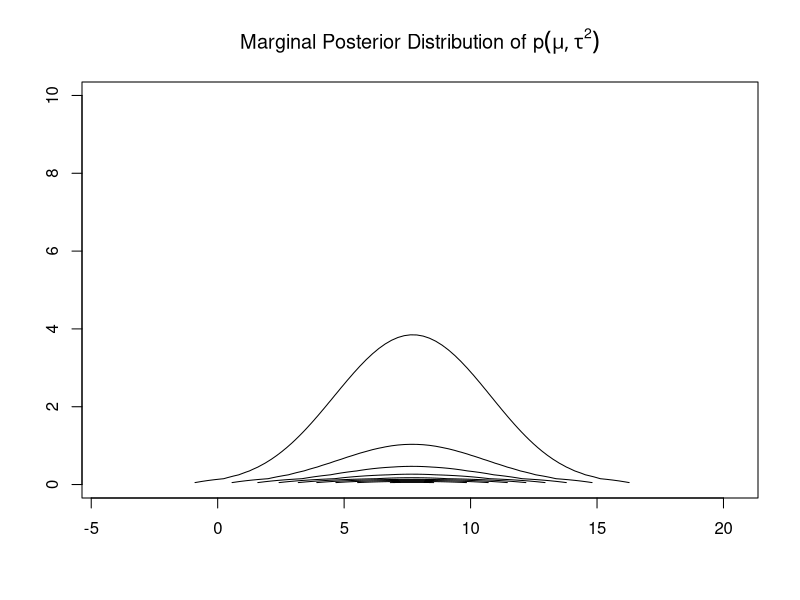

R code for this plot:
data <- read.table("../SAT.dat",header = TRUE)

logpost.mutau <- function(mu, tau, y=data$esteffect, sig=data$seeffect){
	logprior <- -log(tau)/2
	loglike  <- sum(dnorm(y, mean=mu, sd=sqrt(sig^2 + tau), log = TRUE))
	logpost <- logprior + loglike
	return(logpost)
}

vlogpost <- Vectorize(logpost.mutau)

n.grid <- 100
mu.grid <- ppoints(n.grid)*25-4.5
tau.grid <- ppoints(n.grid)*10


vals <- data.matrix(expand.grid(mu.grid, tau.grid))

logpost<-vlogpost(vals[,1],vals[,2])

post <- exp(logpost-max(logpost))
post <- post/sum(post)
summary(post)
mpost <- matrix(post, n.grid,n.grid)

contour(mu.grid,tau.grid, mpost, drawlabels=FALSE, main= expression(paste("Marginal Posterior Distribution of ", plain(p)(mu,tau^2))))
